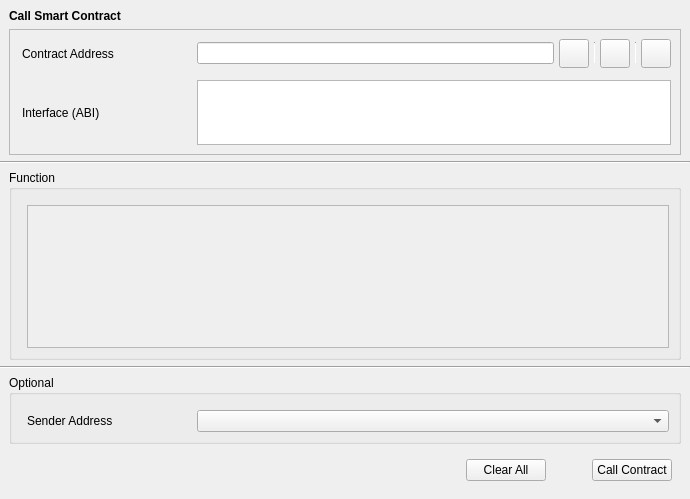
<?xml version="1.0" encoding="UTF-8"?>
<ui version="4.0">
 <class>CallContract</class>
 <widget class="QWidget" name="CallContract">
  <property name="geometry">
   <rect>
    <x>0</x>
    <y>0</y>
    <width>690</width>
    <height>499</height>
   </rect>
  </property>
  <property name="windowTitle">
   <string>Form</string>
  </property>
  <layout class="QVBoxLayout" name="verticalLayout">
   <property name="leftMargin">
    <number>0</number>
   </property>
   <property name="topMargin">
    <number>9</number>
   </property>
   <property name="rightMargin">
    <number>0</number>
   </property>
   <property name="bottomMargin">
    <number>9</number>
   </property>
   <item>
    <widget class="QStackedWidget" name="stackedWidget">
     <property name="currentIndex">
      <number>0</number>
     </property>
     <widget class="QWidget" name="callContractPage">
      <layout class="QVBoxLayout" name="verticalLayout_4">
       <property name="leftMargin">
        <number>0</number>
       </property>
       <property name="topMargin">
        <number>0</number>
       </property>
       <property name="rightMargin">
        <number>0</number>
       </property>
       <property name="bottomMargin">
        <number>0</number>
       </property>
       <item>
        <layout class="QVBoxLayout" name="verticalLayout_5">
         <property name="leftMargin">
          <number>9</number>
         </property>
         <property name="topMargin">
          <number>0</number>
         </property>
         <property name="rightMargin">
          <number>9</number>
         </property>
         <property name="bottomMargin">
          <number>0</number>
         </property>
         <item>
        <widget class="QLabel" name="labelTitle">
         <property name="font">
          <font>
           <weight>75</weight>
           <bold>true</bold>
          </font>
         </property>
         <property name="text">
          <string>Call Smart Contract</string>
         </property>
        </widget>
       </item>
       <item>
        <widget class="QFrame" name="frameContract">
         <property name="sizePolicy">
          <sizepolicy hsizetype="Preferred" vsizetype="Fixed">
           <horstretch>0</horstretch>
           <verstretch>0</verstretch>
          </sizepolicy>
         </property>
         <property name="frameShape">
          <enum>QFrame::StyledPanel</enum>
         </property>
         <property name="frameShadow">
          <enum>QFrame::Raised</enum>
         </property>
         <layout class="QVBoxLayout" name="verticalLayout_2">
          <property name="leftMargin">
           <number>0</number>
          </property>
          <property name="rightMargin">
           <number>0</number>
          </property>
          <item>
           <layout class="QGridLayout" name="gridLayout">
            <property name="leftMargin">
             <number>12</number>
            </property>
              <property name="rightMargin">
               <number>9</number>
              </property>
            <property name="horizontalSpacing">
             <number>15</number>
            </property>
            <property name="verticalSpacing">
             <number>12</number>
            </property>
            <item row="1" column="2">
             <widget class="QValidatedTextEdit" name="textEditInterface">
              <property name="sizePolicy">
               <sizepolicy hsizetype="Expanding" vsizetype="Fixed">
                <horstretch>0</horstretch>
                <verstretch>0</verstretch>
               </sizepolicy>
              </property>
              <property name="maximumSize">
               <size>
                <width>16777215</width>
                <height>65</height>
               </size>
              </property>
              <property name="horizontalScrollBarPolicy">
               <enum>Qt::ScrollBarAlwaysOff</enum>
              </property>
             </widget>
            </item>
            <item row="0" column="2">
             <layout class="QHBoxLayout" name="horizontalLayout_2">
              <property name="spacing">
               <number>5</number>
              </property>
              <item>
               <widget class="QValidatedLineEdit" name="lineEditContractAddress"/>
              </item>
              <item>
               <widget class="QToolButton" name="loadInfoButton">
                <property name="toolTip">
                 <string>Choose from contract book page</string>
                </property>
                <property name="text">
                 <string/>
                </property>
                <property name="iconSize">
                 <size>
                  <width>22</width>
                  <height>22</height>
                 </size>
                </property>
               </widget>
              </item>
              <item>
               <widget class="Line" name="vLine">
                <property name="maximumSize">
                 <size>
                  <width>1</width>
                  <height>22</height>
                 </size>
                </property>
                <property name="orientation">
                 <enum>Qt::Vertical</enum>
                </property>
               </widget>
              </item>
              <item>
               <widget class="QToolButton" name="pasteAddressButton">
                <property name="toolTip">
                 <string>Paste contract address from clipboard</string>
                </property>
                <property name="text">
                 <string/>
                </property>
                <property name="iconSize">
                 <size>
                  <width>22</width>
                  <height>22</height>
                 </size>
                </property>
               </widget>
              </item>
              <item>
               <widget class="Line" name="vLine2">
                <property name="maximumSize">
                 <size>
                  <width>1</width>
                  <height>22</height>
                 </size>
                </property>
                <property name="orientation">
                 <enum>Qt::Vertical</enum>
                </property>
               </widget>
              </item>
              <item>
               <widget class="QToolButton" name="saveInfoButton">
                <property name="toolTip">
                 <string>Save contract info</string>
                </property>
                <property name="text">
                 <string/>
                </property>
                <property name="iconSize">
                 <size>
                  <width>22</width>
                  <height>22</height>
                 </size>
                </property>
               </widget>
              </item>
             </layout>
            </item>
              <item row="1" column="0">
               <layout class="QVBoxLayout" name="verticalLayout_10">
                <item>
             <widget class="QLabel" name="labelInterface">
                  <property name="minimumSize">
                   <size>
                    <width>160</width>
                    <height>0</height>
                   </size>
                  </property>
              <property name="text">
               <string>Interface (ABI)</string>
              </property>
             </widget>
            </item>
           </layout>
          </item>
              <item row="0" column="0">
               <layout class="QVBoxLayout" name="verticalLayout_11">
                <item>
                 <widget class="QLabel" name="labelContractAddress">
                  <property name="minimumSize">
                   <size>
                    <width>160</width>
                    <height>0</height>
                   </size>
                  </property>
                  <property name="text">
                   <string>Contract Address</string>
                  </property>
                 </widget>
                </item>
               </layout>
              </item>
             </layout>
            </item>
         </layout>
        </widget>
       </item>
        </layout>
       </item>
       <item>
        <widget class="Line" name="hContractLine">
         <property name="orientation">
          <enum>Qt::Horizontal</enum>
         </property>
        </widget>
       </item>
       <item>
        <layout class="QVBoxLayout" name="verticalLayout_7">
         <property name="leftMargin">
          <number>9</number>
         </property>
         <property name="topMargin">
          <number>0</number>
         </property>
         <property name="rightMargin">
          <number>9</number>
         </property>
         <property name="bottomMargin">
          <number>0</number>
         </property>
       <item>
        <widget class="QGroupBox" name="groupBoxFunction">
         <property name="title">
          <string>Function</string>
         </property>
         <layout class="QVBoxLayout" name="verticalLayout_3">
          <property name="leftMargin">
           <number>15</number>
          </property>
          <property name="topMargin">
           <number>15</number>
          </property>
          <item>
           <widget class="QScrollArea" name="scrollAreaFunction">
            <property name="widgetResizable">
             <bool>true</bool>
            </property>
            <widget class="QWidget" name="scrollAreaWidgetContents">
             <property name="geometry">
              <rect>
               <x>0</x>
               <y>0</y>
               <width>640</width>
                 <height>116</height>
              </rect>
             </property>
            </widget>
           </widget>
          </item>
         </layout>
        </widget>
       </item>
        </layout>
       </item>
       <item>
        <widget class="Line" name="hContractLine2">
         <property name="orientation">
          <enum>Qt::Horizontal</enum>
         </property>
        </widget>
       </item>
       <item>
        <layout class="QVBoxLayout" name="verticalLayout_8">
         <property name="leftMargin">
          <number>9</number>
         </property>
         <property name="topMargin">
          <number>0</number>
         </property>
         <property name="rightMargin">
          <number>9</number>
         </property>
         <property name="bottomMargin">
          <number>0</number>
         </property>
       <item>
        <widget class="QGroupBox" name="groupBoxOptional">
         <property name="title">
          <string>Optional</string>
         </property>
         <layout class="QGridLayout" name="gridLayout_3">
          <property name="leftMargin">
           <number>15</number>
          </property>
          <property name="topMargin">
           <number>15</number>
          </property>
          <property name="horizontalSpacing">
           <number>10</number>
          </property>
          <property name="verticalSpacing">
           <number>6</number>
          </property>
          <item row="0" column="1">
           <widget class="AddressField" name="lineEditSenderAddress">
            <property name="minimumSize">
             <size>
              <width>370</width>
              <height>0</height>
             </size>
            </property>
           </widget>
          </item>
          <item row="0" column="0">
           <widget class="QLabel" name="labelSenderAddress">
            <property name="sizePolicy">
             <sizepolicy hsizetype="Fixed" vsizetype="Preferred">
              <horstretch>0</horstretch>
              <verstretch>0</verstretch>
             </sizepolicy>
            </property>
            <property name="minimumSize">
             <size>
              <width>160</width>
              <height>0</height>
             </size>
            </property>
            <property name="text">
             <string>Sender Address</string>
            </property>
           </widget>
          </item>
         </layout>
        </widget>
       </item>
      </layout>
       </item>
      </layout>
     </widget>
    </widget>
   </item>
   <item>
    <layout class="QHBoxLayout" name="horizontalLayout">
     <property name="leftMargin">
      <number>18</number>
     </property>
     <property name="topMargin">
      <number>9</number>
     </property>
     <property name="rightMargin">
      <number>18</number>
     </property>
     <property name="bottomMargin">
      <number>9</number>
     </property>
     <item>
      <spacer name="horizontalSpacer">
       <property name="orientation">
        <enum>Qt::Horizontal</enum>
       </property>
       <property name="sizeType">
        <enum>QSizePolicy::Expanding</enum>
       </property>
       <property name="sizeHint" stdset="0">
        <size>
         <width>40</width>
         <height>20</height>
        </size>
       </property>
      </spacer>
     </item>
     <item>
      <widget class="QPushButton" name="pushButtonClearAll">
       <property name="text">
        <string>Clear All</string>
       </property>
      </widget>
     </item>
     <item>
      <spacer name="horizontalSpacer_3">
       <property name="orientation">
        <enum>Qt::Horizontal</enum>
       </property>
       <property name="sizeType">
        <enum>QSizePolicy::Fixed</enum>
       </property>
       <property name="sizeHint" stdset="0">
        <size>
         <width>40</width>
         <height>20</height>
        </size>
       </property>
      </spacer>
     </item>
     <item>
      <widget class="QPushButton" name="pushButtonCallContract">
       <property name="text">
        <string>Call Contract</string>
       </property>
      </widget>
     </item>
    </layout>
   </item>
  </layout>
 </widget>
 <customwidgets>
  <customwidget>
   <class>QValidatedTextEdit</class>
   <extends>QTextEdit</extends>
   <header>qt/qvalidatedtextedit.h</header>
  </customwidget>
  <customwidget>
   <class>AddressField</class>
   <extends>QComboBox</extends>
   <header>qt/addressfield.h</header>
  </customwidget>
  <customwidget>
   <class>QValidatedLineEdit</class>
   <extends>QLineEdit</extends>
   <header>qt/qvalidatedlineedit.h</header>
  </customwidget>
 </customwidgets>
 <resources/>
 <connections/>
</ui>
